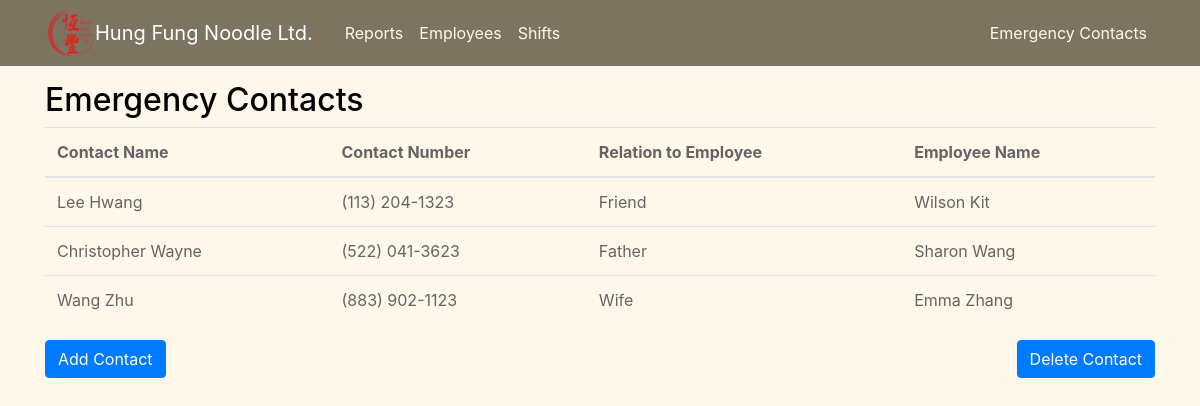
Before: /emergency with the older database file.
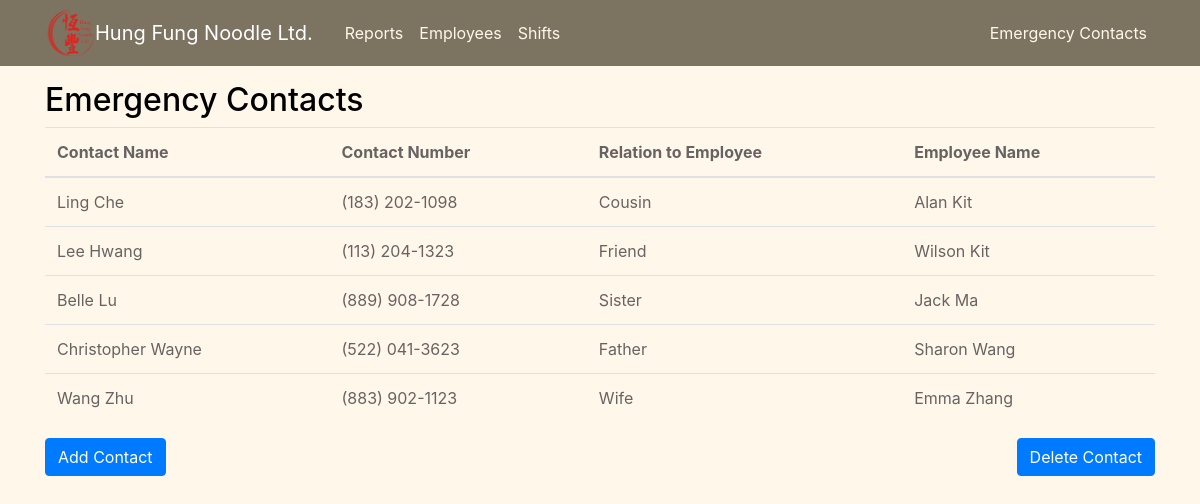
After: the same page with the newer database file.
### tables this page shows
CREATE TABLE EmergencyContact(
    ContactName CHARACTER(100) NOT NULL,
    PhoneNumber char(20) NOT NULL,
    Relation CHARACTER(100) NOT NULL,
    ID CHARACTER(7) NOT NULL,
    PRIMARY KEY (ContactName, ID),
    FOREIGN KEY (ID) REFERENCES Employee(EmployeeID)
    ON DELETE CASCADE
  );

CREATE TABLE Employee(
    EmployeeID char(7) NOT NULL,
    SIN int(9) NOT NULL,
    DateofBirth DATE NOT NULL,
    DateofHire DATE NOT NULL,
    Fname CHARACTER(100) NOT NULL, 
    Mname CHARACTER(100) ,
    Lname CHARACTER(100) NOT NULL,
    Address CHARACTER(100) NOT NULL,
    PRIMARY KEY (EmployeeID)
    );

### flaskr/__init__.py (the view)
        @app.route('/emergency', methods=['GET', 'POST'])
        def emergency():
                connection = sqlite3.connect("instance/flaskr.sqlite")
                connection.row_factory = dict_factory
                cur = connection.cursor()
                cur.execute("PRAGMA foreign_keys=on")
                cur.execute('''
                                SELECT EC.ContactName, EC.PhoneNumber,
                                EC.Relation, E.Fname, E.Lname
                                FROM EmergencyContact EC, Employee E
                                WHERE EC.ID = E.EmployeeID
                                ORDER BY E.Lname, E.Fname ASC
                         ''')
                emergency_contacts = cur.fetchall()
                connection.commit()
                cur.close()
                return render_template('emergency.html',  emergency_contacts = emergency_contacts)

### shared_functions.py (called while the page is built)
def dict_factory(cursor, row):
    d = {}
    for idx, col in enumerate(cursor.description):
        d[col[0]] = row[idx]
    return d

### flaskr/templates/emergency.html
{% extends "layout.html" %}
{% block content %}
<h2>Emergency Contacts</h2>
<table class="table">
        <thead>
        <tr>
                <th scope="col">Contact Name</th>
                <th scope="col">Contact Number</th>
                <th scope="col">Relation to Employee</th>
                <th scope="col">Employee Name</th>
        </tr>
        </thead>
        <tbody>
        {% for contact in emergency_contacts %}
                <tr>
                        <td>{{contact.ContactName}}</td>
                        <td>{{contact.PhoneNumber}}</td>
                        <td>{{contact.Relation}}</td>
                        <td>{{contact.Fname}} {{contact.Lname}}</td>
                </tr>
        {% endfor %}
        </tbody>
</table>
<a href="{{ url_for('add_emergency_contact') }}" class="btn btn-primary">Add Contact</a>
<a href="{{ url_for('delete_emergency_contact') }}" class="btn btn-primary" style="float:right">Delete Contact</a>
{% endblock content %}

Changed rows visible on the page:
added EmergencyContact: ContactName "Ling Che", PhoneNumber "(183) 202-1098", Relation "Cousin", Fname "Alan", Lname "Kit"
added EmergencyContact: ContactName "Belle Lu", PhoneNumber "(889) 908-1728", Relation "Sister", Fname "Jack", Lname "Ma"
